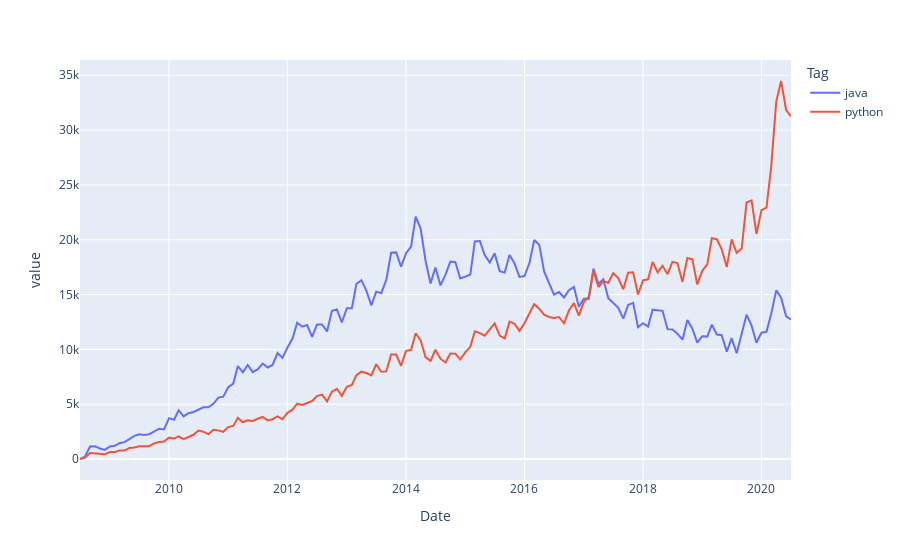

Write notebook code for a chart like this one.
### Markdown cell above
**Challenge**: Show two line (e.g. for Java and Python) on the same chart.

### Code cell
px.line(df[['java', 'python']])

### Figure 1 — Plotly figure (JSON) as saved in the notebook; plotly's stock layout.template omitted (floating-point values rounded to 4 significant figures; data arrays with more than 128 entries replaced by an {"elided": "..."} marker saying what was removed)
{"data": [{"hovertemplate": "Tag=java<br>Date=%{x}<br>value=%{y}<extra></extra>", "legendgroup": "java", "line": {"color": "#636efa", "dash": "solid"}, "marker": {"symbol": "circle"}, "mode": "lines", "name": "java", "orientation": "v", "showlegend": true, "type": "scatter", "x": {"elided": "145 str values"}, "xaxis": "x", "y": {"elided": "145 int values"}, "yaxis": "y"}, {"hovertemplate": "Tag=python<br>Date=%{x}<br>value=%{y}<extra></extra>", "legendgroup": "python", "line": {"color": "#EF553B", "dash": "solid"}, "marker": {"symbol": "circle"}, "mode": "lines", "name": "python", "orientation": "v", "showlegend": true, "type": "scatter", "x": {"elided": "145 str values"}, "xaxis": "x", "y": {"elided": "145 int values"}, "yaxis": "y"}], "layout": {"legend": {"title": {"text": "Tag"}, "tracegroupgap": 0}, "margin": {"t": 60}, "xaxis": {"anchor": "y", "domain": [0, 1], "title": {"text": "Date"}}, "yaxis": {"anchor": "x", "domain": [0, 1], "title": {"text": "value"}}}}
